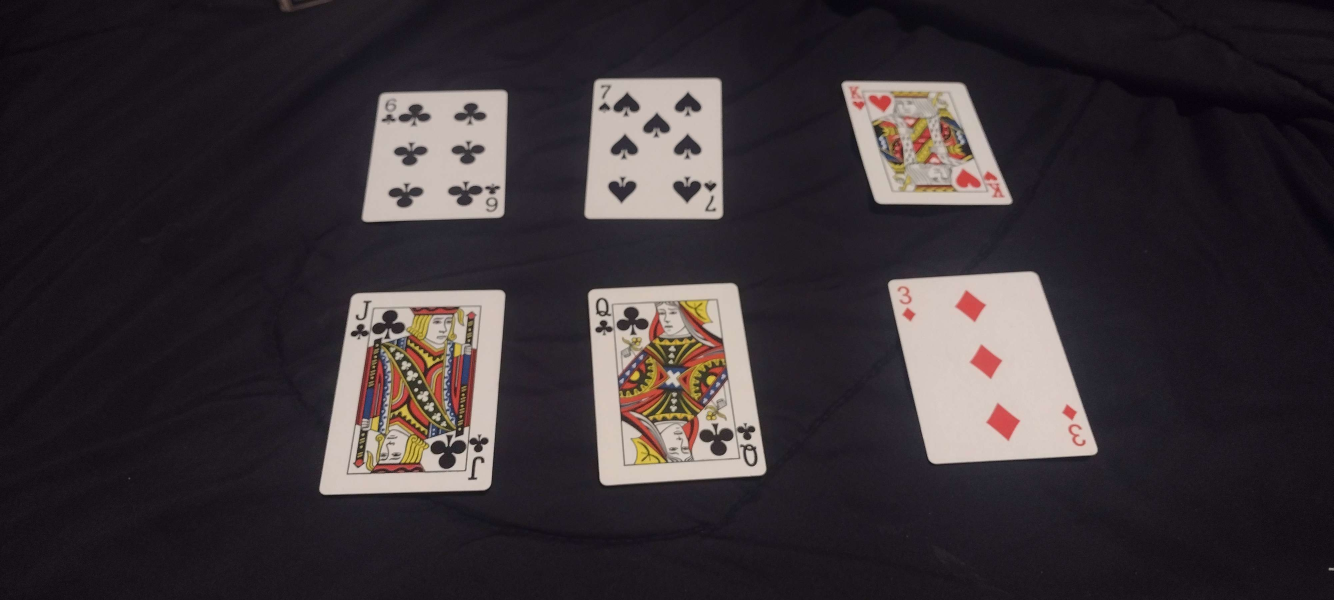
#> input picture test_images/daxcards.jpg, 4000 x 1800 px (shown at 1/3 size); its folder holds only this picture in this run
$ python -i template_matching.py   (imports and definitions only)
#> lines starting #> are read from the running program, lines starting #| are printed output that depends on the picture
#> further down, picture is the input picture: shape (1800, 4000, 3); mean B, G, R 54.2, 50.2, 57.7
import cv2
import numpy as np
import glob
import os

#SETTINGS
CONFIDENCE_THRESHOLD = 0.5
SEARCH_SCALES = [0.8, 0.9, 1.0, 1.1, 1.2]

#load in templates from template directory
# [55 lines left out: functions load_templates, scan_for_best_match, not called in this run]


#classify a single card image
def classify_card(card_img):
    #prepare for searching
    gray = cv2.cvtColor(card_img, cv2.COLOR_BGR2GRAY)
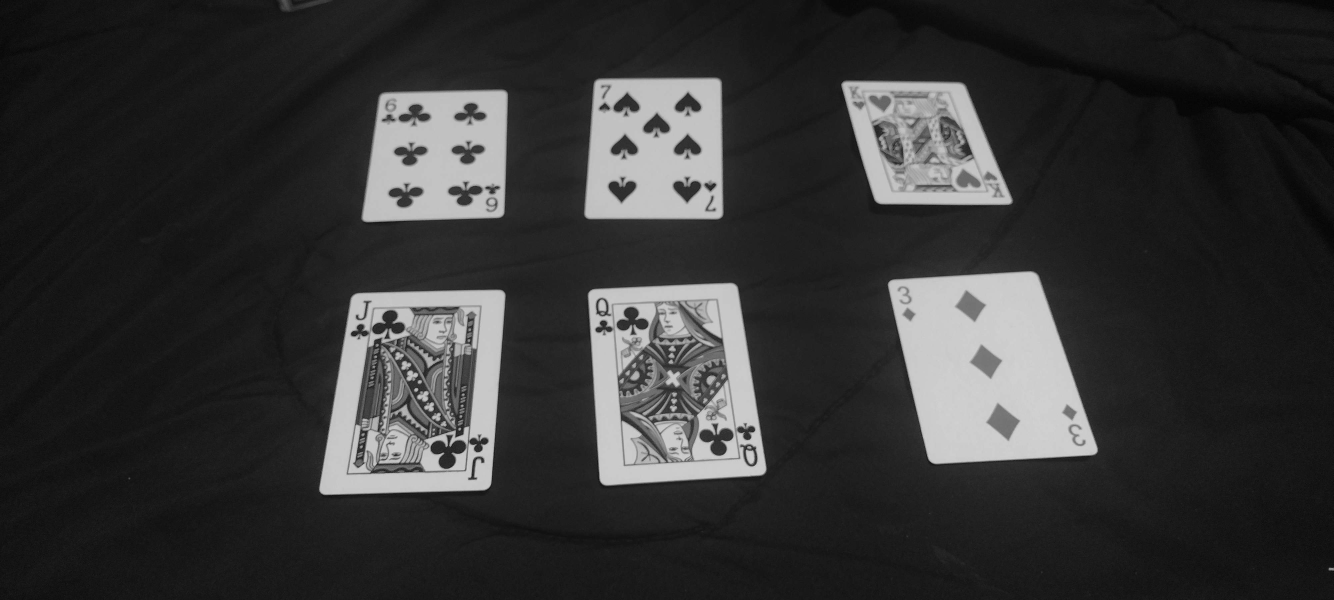
#> gray: shape (1800, 4000) (shown at 1/3 size); min 0, max 224, mean 52.8
    corner = gray[0:130, 0:80]
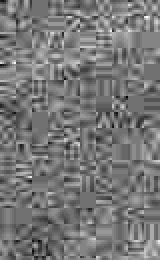
#> corner: shape (130, 80) (shown 2 times larger); min 2, max 29, mean 14.7; drawn with min black and max white

    #search for best rank
#> (the run stopped early here; a loop or call above may not have finished)

$ run again, on test_images/kadencards1.jpg
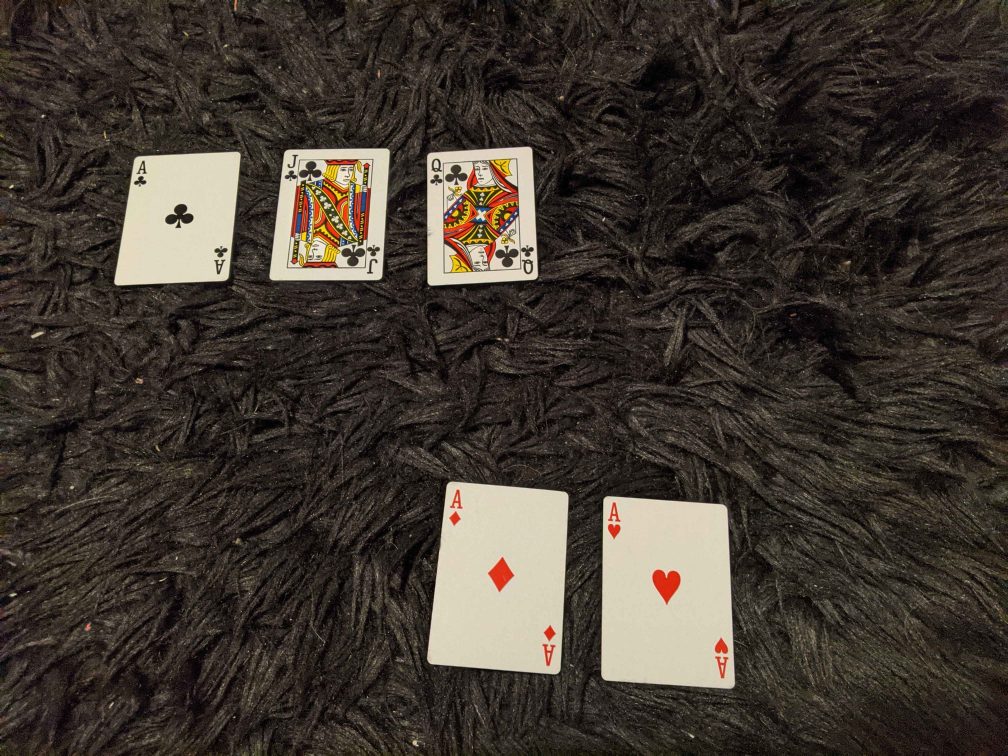
#> input picture test_images/kadencards1.jpg, 4032 x 3024 px (shown at 1/4 size)
#> picture is the input picture: shape (3024, 4032, 3); mean B, G, R 48.6, 56.4, 64.3
#> in classify_card, `gray = cv2.cvtColor(card_img, cv2.COLOR_BGR2GRAY)`:
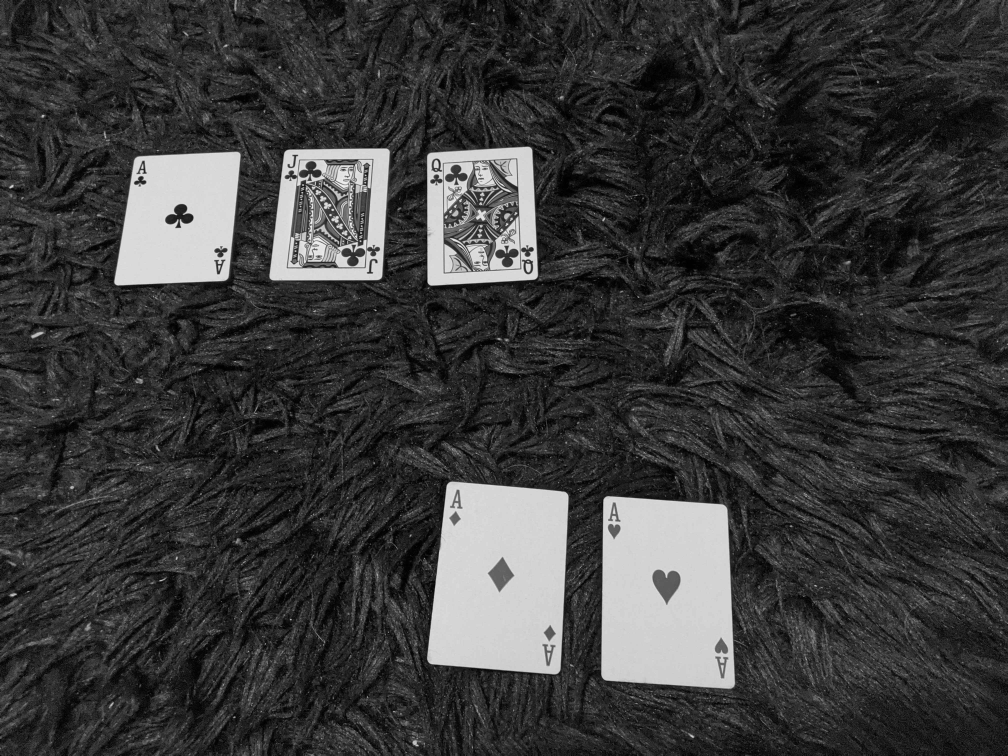
#> gray: shape (3024, 4032) (shown at 1/4 size); min 0, max 254, mean 57.9
#> in classify_card, `corner = gray[0:130, 0:80]`:
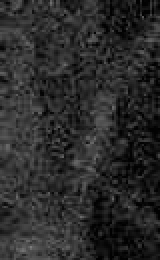
#> corner: shape (130, 80) (shown 2 times larger); min 1, max 125, mean 42.8

$ run again, on test_images/kadencards2.jpg
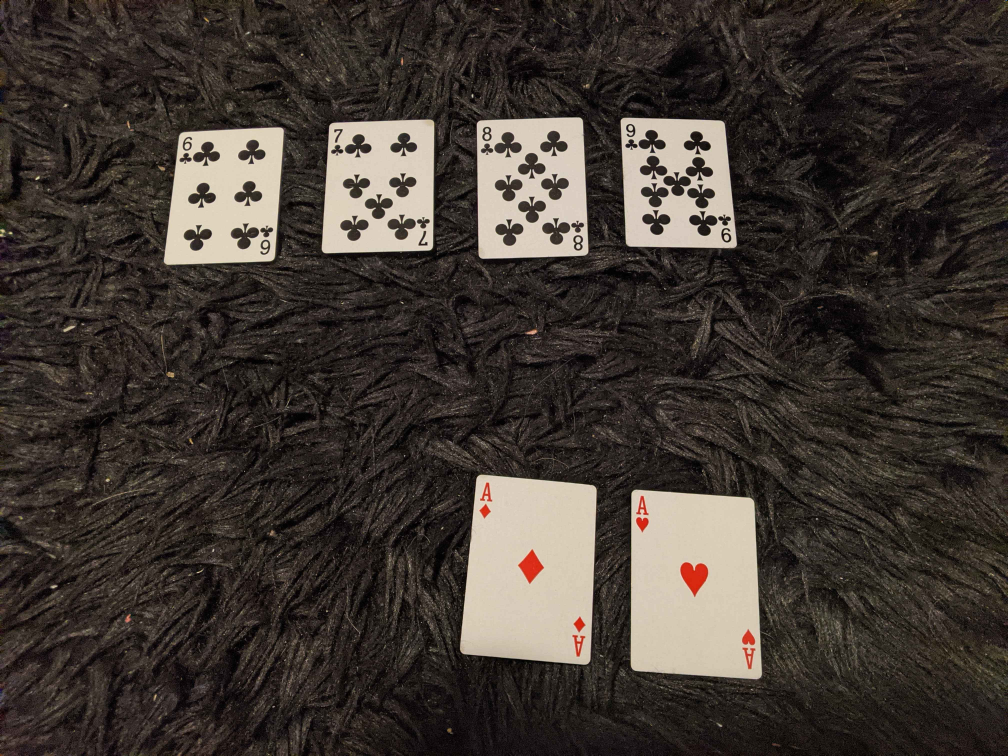
#> input picture test_images/kadencards2.jpg, 4032 x 3024 px (shown at 1/4 size)
#> picture is the input picture: shape (3024, 4032, 3); mean B, G, R 49.8, 55.8, 63.5
#> in classify_card, `gray = cv2.cvtColor(card_img, cv2.COLOR_BGR2GRAY)`:
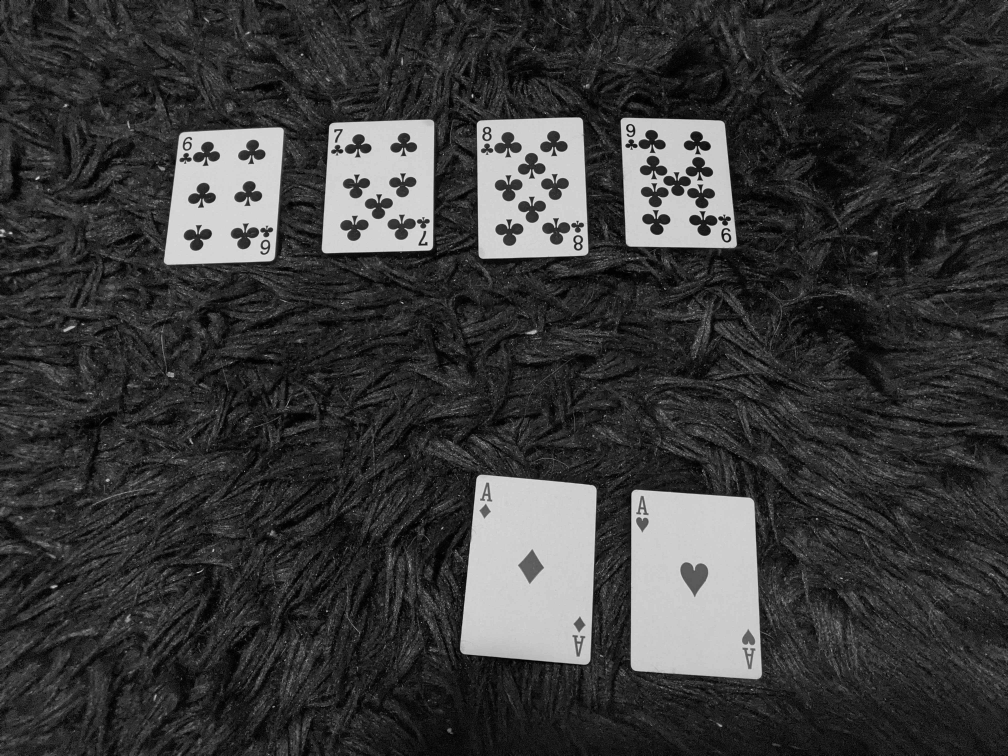
#> gray: shape (3024, 4032) (shown at 1/4 size); min 0, max 251, mean 57.4
#> in classify_card, `corner = gray[0:130, 0:80]`:
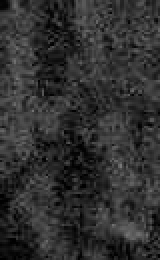
#> corner: shape (130, 80) (shown 2 times larger); min 0, max 121, mean 48.2

$ run again, on test_images/kadencards3.jpg
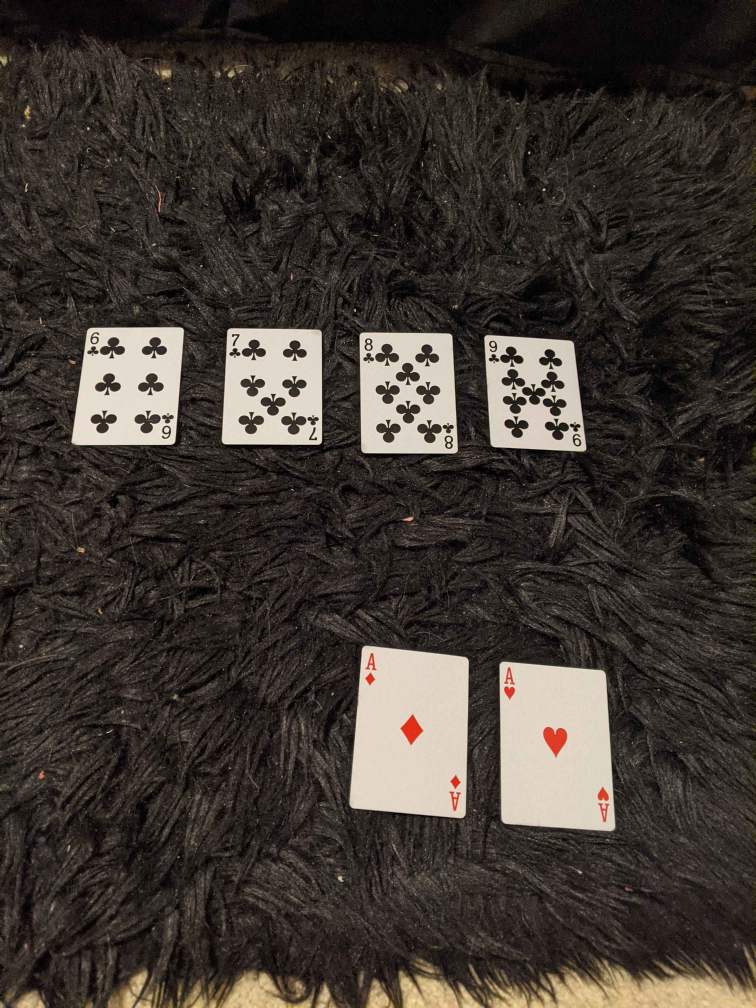
#> input picture test_images/kadencards3.jpg, 3024 x 4032 px (shown at 1/4 size)
#> picture is the input picture: shape (4032, 3024, 3); mean B, G, R 49, 54.8, 61.9
#> in classify_card, `gray = cv2.cvtColor(card_img, cv2.COLOR_BGR2GRAY)`:
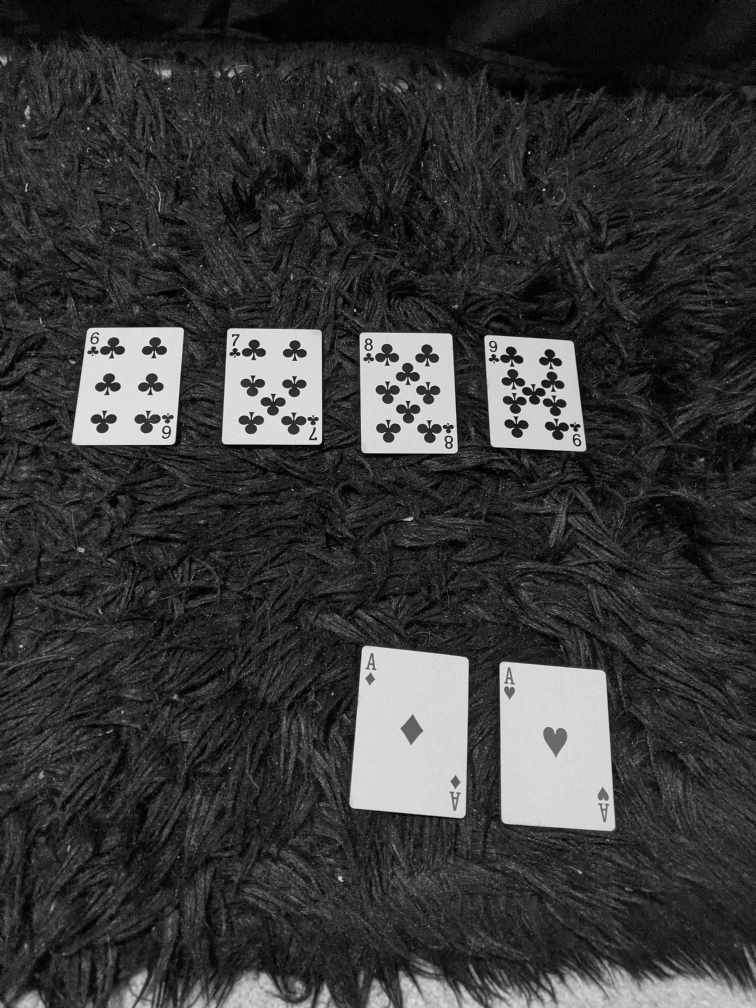
#> gray: shape (4032, 3024) (shown at 1/4 size); min 0, max 254, mean 56.3
#> in classify_card, `corner = gray[0:130, 0:80]`:
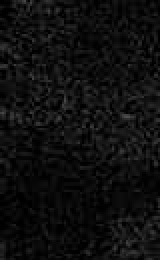
#> corner: shape (130, 80) (shown 2 times larger); min 0, max 78, mean 15
